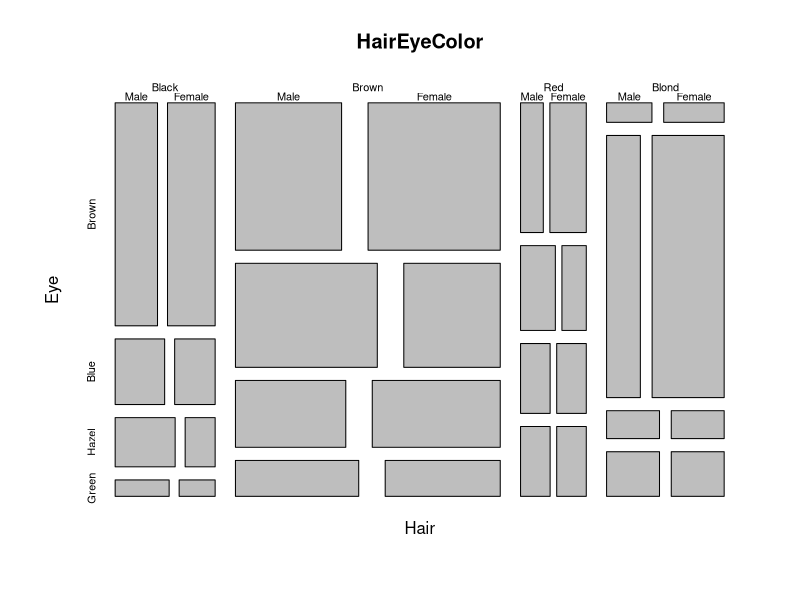
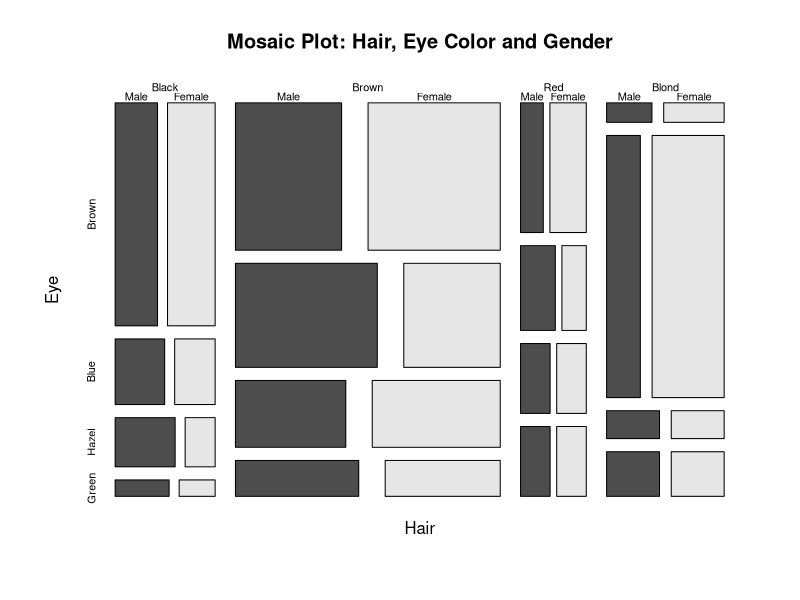
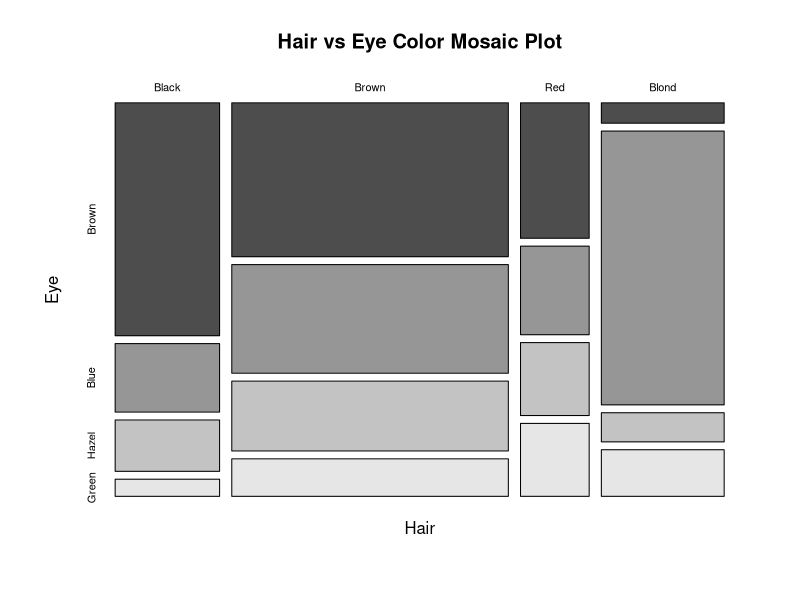
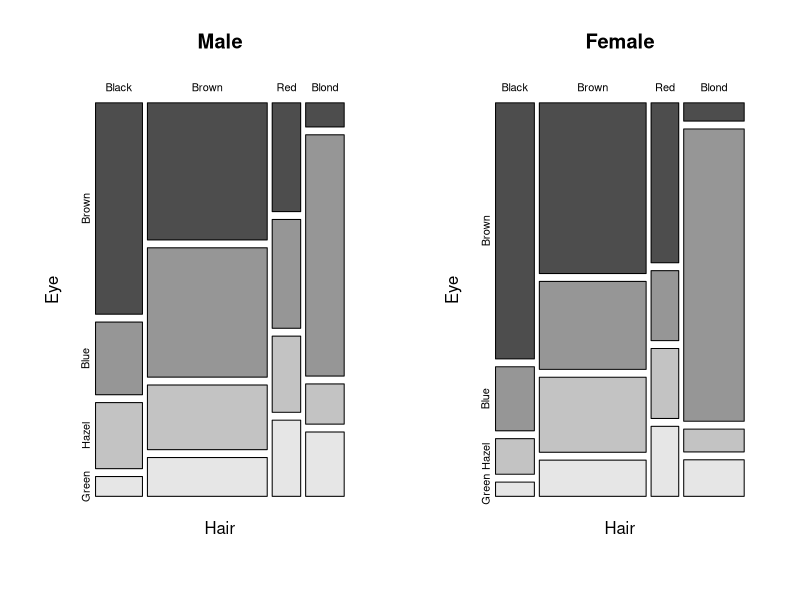
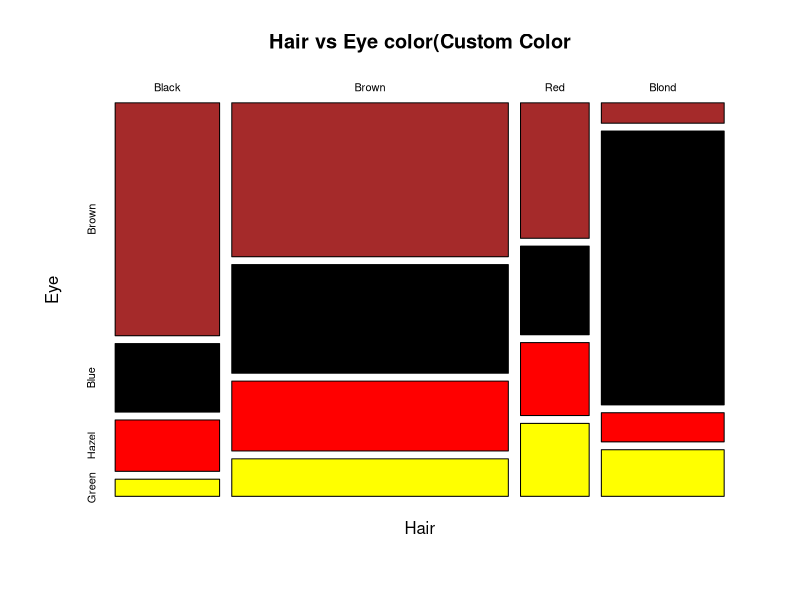
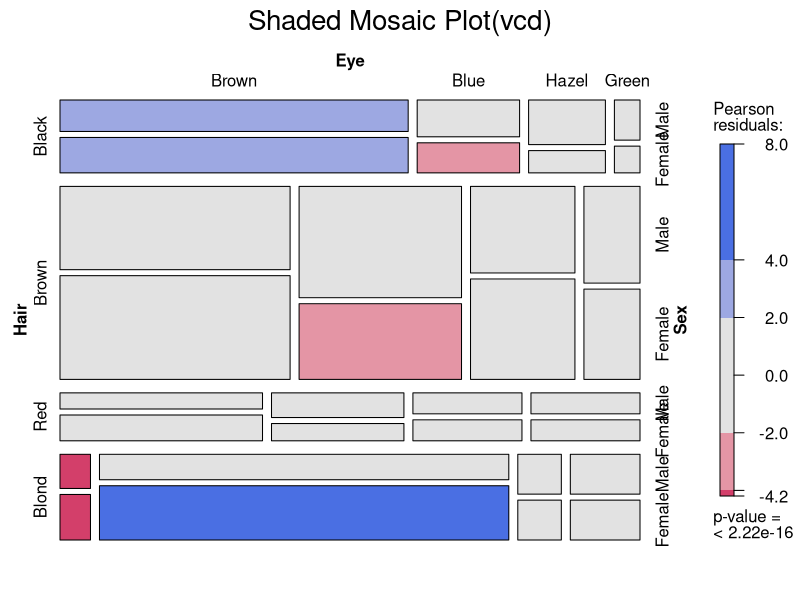
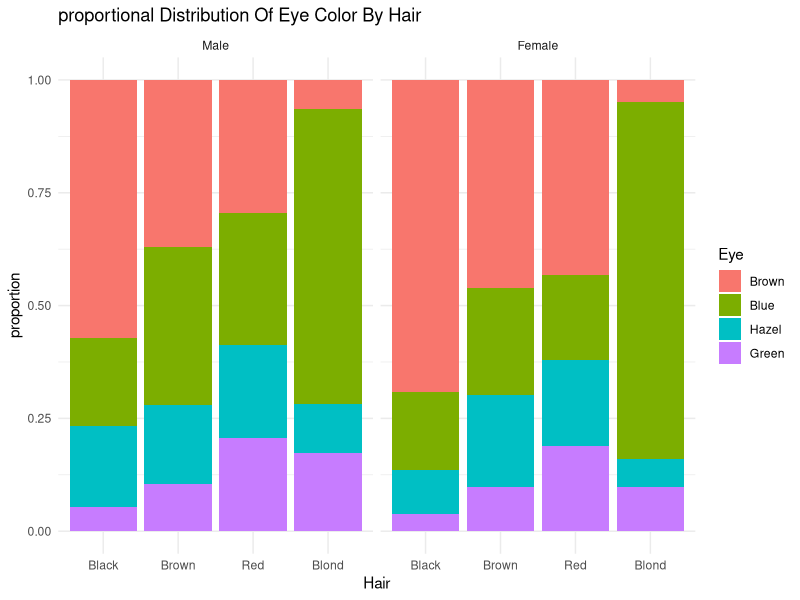
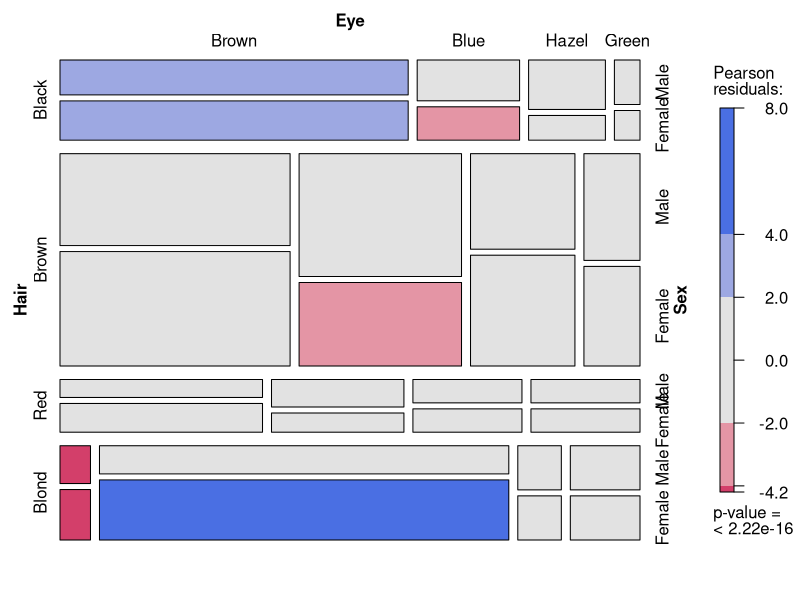

R code for these plots, in order:
#load and Understand the HairEyeColor Dataset
#Load dataset
data(HairEyeColor)

#check structure
str(HairEyeColor)
View(HairEyeColor)
?HairEyeColor

#Very Basic Mosaic plt(Base R)
mosaicplot(HairEyeColor)

#Add titles and colors
mosaicplot(HairEyeColor, main = "Mosaic Plot: Hair, Eye Color and Gender",
           color = TRUE)

#Two - Variable Mosaic Plot
HairEye2D <- margin.table(HairEyeColor, c(1,2))
mosaicplot(HairEye2D, main = "Hair vs Eye Color Mosaic Plot", color = TRUE)

#Mosaic Plots By Gender
par(mfrow = c(1,2))
mosaicplot(HairEyeColor[,,"Male"], main = "Male", color = TRUE)
mosaicplot(HairEyeColor[,,"Female"], main = "Female", color = TRUE)
par(mfrow = c(1,1))

#Custom Colors
mosaicplot(HairEye2D, col = c("brown", "black", "red", "yellow"),
           main = "Hair vs Eye color(Custom Color")

#Advanced Mosaic Plot Using 'vcd'
install.packages("vcd")
library(vcd)
mosaic(HairEyeColor, shade = TRUE, legend=TRUE,
       main = "Shaded Mosaic Plot(vcd)")

#Convert Dataset to Data Frame (For ggplot)
hair_eye_df<-as.data.frame(HairEyeColor)
head(hair_eye_df)

#ggplot Alternative (Propotional Mosaic - Style Plot)
library(ggplot2)
ggplot(hair_eye_df, aes(x= Hair, y= Freq, fill= Eye)) +
  geom_bar(stat ="identity", position = "fill") +
  facet_wrap(~Sex) + labs(title="proportional Distribution Of Eye Color By Hair",
                          y="proportion") + theme_minimal()

#Advanced Mosiac With residual shading 
mosaic (~Hair + Eye + Sex, data = hair_eye_df, shade = TRUE,legend = TRUE)
